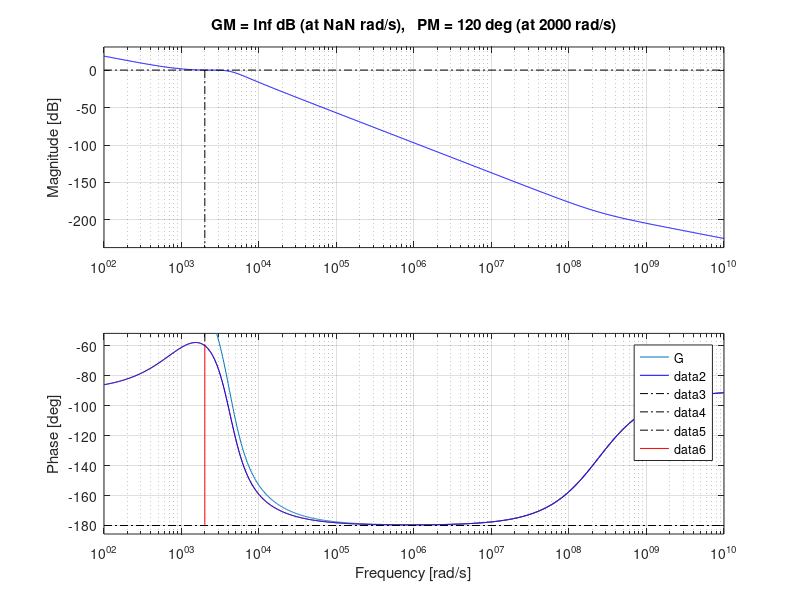

This figure's MATLAB source:
 clc; close all;
 s=tf('s');


%% Buck Calculations
Vin=300;Vo=120;fs=25e3;
PercentagedelIL=10;PercentagedelVo=5;
Po=300;
R=Vo^2/Po;Io=Po/Vo;Iin=Po/Vin;IL=Io;
delIL=(PercentagedelIL/100)*IL;delVo=(PercentagedelVo/100)*Vo;
D=Vo/Vin;  % Duty Ratio;
L= ((1-D)*Vo)/(fs*delIL);
C= ((1-D)*Vo)/(8*fs^2*L*delVo);


%% Buck Converter Modelling Equations
 % Kp=2.38e-3;Ki=4.258;
PM=120;Wgc= 2e3;

rC=0.02;rL=0.002;Rs=0.02;RD=0.02;
RE=[rL+D*Rs+(1-D)*RD]*[1+(delIL^2/(3*IL^2))];
W0=sqrt((R+RE)/((R+rC)*L*C));
Wz1=(1/(rC*C));

Q=sqrt((R+RE)*(R+rC)*L*C)/(R*RE*C+ R*rC*C+RE*rC*C+L);
Gp=(((Vin*R)/(R+RE))*(1+s/Wz1))/(1+(s/(Q*W0))+(s/(Q*W0))^2);

[mag,angl]=bode(Gp,Wgc);

Ki=sqrt(((Wgc/mag)^2)/(1+(tand(PM-90-angl))^2))
Kp=tand(PM-90-angl)*Ki/Wgc


Gc=Kp+Ki/s;
G=Gc*Gp;
bode(Gp);
hold on;grid on;
bode(G);
margin(G)
[Gm,Pm,Wpc,Wgcf] = margin(G);

%% Integrator Design (R1 & C1 (series) are in feedback )
C1=10e-6;
R2=(C1*Ki)^-1
R1=Kp*R2